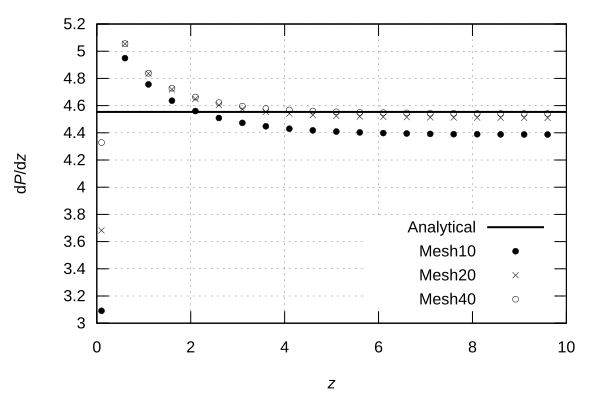

Write the gnuplot code that produced this figure.
#!/usr/bin/gnuplot
# gnuplot script
# gnuplot pressure_drop-dpdz.gp
# works with gnuplot 5.4
# gnuplot --help

set   autoscale                        # scale axes automatically
unset log                              # remove any log-scaling
unset label                            # remove any previous labels
set   xtic      auto                   # set xtics automatically
set   ytic      auto                   # set ytics automatically
set   grid                             # set grid automatically
set   pointsize 2.0
#set   linetype
set   style     line 1 lt 2 lw 2 pt 3 ps 0.5
#set   title     "Energy History" font "arial,30"
#set   xlabel    "$z$"
#set   ylabel    "$Delta p/z$"
set   xlabel    "{/:Italic z}"
#set   ylabel    "{/:Symbol D} {/:Italic p/z}"
#set   ylabel    "Δ{/:Italic p}/Δ{/:Italic z}"
set   ylabel    "d{/:Italic P}/d{/:Italic z}"

#set format x "%2.2f"
#set   terminal gif font arial 8 size 683,359 nocrop
#set   output   "pressure_drop-dpdz.gif"
# width of page in uptc format is 155 mm = 6.1 in
# size 400 in gnuplot produces a svg that later converted to png with inkscape using 300 dpi has a size of 4 inches
# using arial 16 gives exact font size in libreoffice write as liberation sans 12"
set   terminal svg size 600,400 enhanced font "arial,16"
set   output   "pressure_drop-dpdz.svg"
unset key
set   key on
# left right center top bottom center
#set   key right top
set   key right bottom
set key title ""
#set   key 0.01,100
#set label "Yield Point" at 0.003,260
#set arrow from 0.0028,250 to 0.003,280
set xr [0:10]
#set yr [0:325]

# pointtype 1 +, 2 x, 3 *, 4 square, 5 square filled, 6 circle, 7 circle filled
# rgbcolor "black" "web-green"
# notitle "dummy1"

# Re = 640
# f = 56.92/Re = 0.0889375 (Cengel 2018)
# V = 3.2 m/s
# pmax = f L/D V^2/2 = 45.536  (kinematic pressure)
# pmax/L = 4.5536
# dpdz = C
# C = pmax/L
# C = 4.5536

plot 4.5536                                                               title "Analytical" with lines linetype 1 linewidth 2 linecolor rgbcolor "black", \
     "pressure_drop-openfoam_sampling-10x10-dpdz.gplt"  using 1:2 every 5 title "Mesh10"     with points pointtype 7 pointsize 0.5 linecolor rgbcolor "black", \
     "pressure_drop-openfoam_sampling-20x20-dpdz.gplt"  using 1:2 every 5 title "Mesh20"     with points pointtype 2 pointsize 0.5 linecolor rgbcolor "black", \
     "pressure_drop-openfoam_sampling-40x40-dpdz.gplt"  using 1:2 every 5 title "Mesh40"     with points pointtype 6 pointsize 0.5 linecolor rgbcolor "black"

#plot   "sma.hyw.ele.1"  using 2:3 every 3 title "Sma" with points pointtype 1 pointsize 1.5
# every 2 pointinterval 5
show  key
#plot  "Convergence1.history"    using 1:2 notitle "dummy1" with lines linetype 1 linewidth 2 linecolor rgbcolor "web-green"
#pause -1

exit
